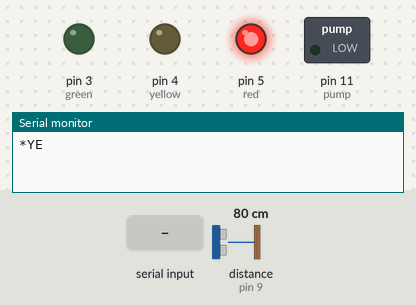
Bench run of a sketch on a simulated Arduino Uno, built with avr-gcc and run on an emulated ATmega328P. Shown: switched loads named in the sketch (green lamp = pin HIGH), output pins drawn as LEDs (lit = HIGH), the last lines printed to the serial monitor. Wiring (inferred from the names in the program): ultrasonic range finder: trigger pin 8; echo pin 9. The test bench sets the inputs (shaded band); at power-on: distance to the obstacle (sensor on pin 9) 80 cm. The echo pulse lasts 58.3 µs per cm; the modem accepts every AT command (registered, SIM ready, sends succeed) and sends nothing else; pins used as bus, display or sensor lines are not drawn.

Above: at 3.2 s.
3.3 s: distance to the obstacle (sensor on pin 9) set to 22 cm
9.9 s: distance to the obstacle (sensor on pin 9) set to 17 cm
At 10.8 s:
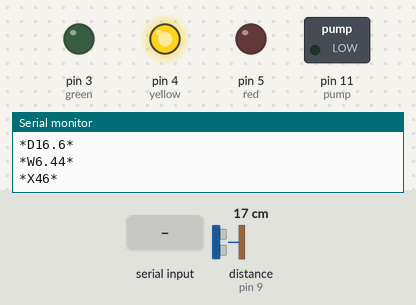
11.6 s: "1" received over Serial
At 12.4 s:
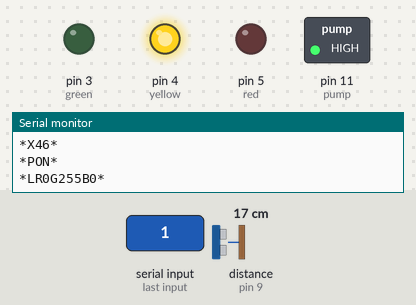
13.2 s: distance to the obstacle (sensor on pin 9) set to 13 cm
At 14.1 s:
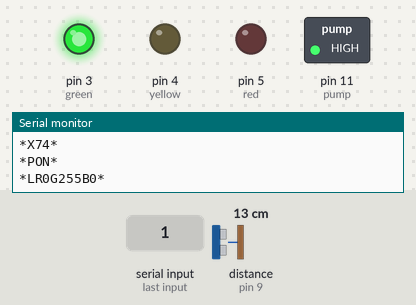
14.8 s: "0" received over Serial
At 15.7 s:
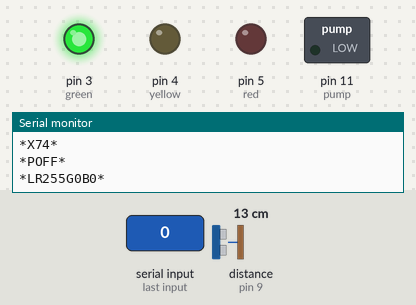
16.4 s: distance to the obstacle (sensor on pin 9) set to 18 cm
At 17.3 s:
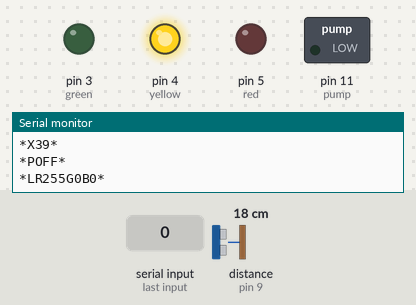
Timing chart, 0 to 19.0 s (numbered marks = the images above; inputs shaded):
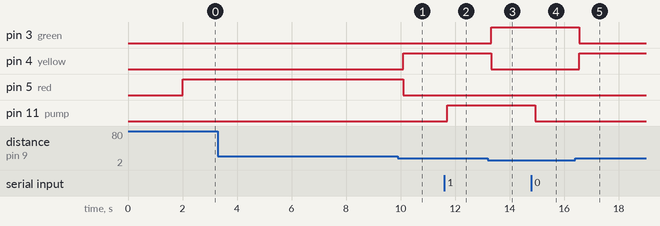

Measured:
- the behaviour switches between 20 and 19 cm on distance to the obstacle (sensor on pin 9) (found by bisection; images 0 and 1)
- the behaviour switches between 15 and 14 cm on distance to the obstacle (sensor on pin 9) (found by bisection; images 2 and 3)
- after the input at 9.9 s, pin 4 (yellow): LOW → HIGH after 0.20 s; pin 5 (red): HIGH → LOW after 0.20 s
- after the input at 11.6 s, pin 11 (pump): LOW → HIGH after 0.11 s
- after the input at 13.2 s, pin 3 (green): LOW → HIGH after 0.12 s; pin 4 (yellow): HIGH → LOW after 0.12 s
- after the input at 14.8 s, pin 11 (pump): HIGH → LOW after 0.14 s
- after the input at 16.4 s, pin 3 (green): HIGH → LOW after 0.15 s; pin 4 (yellow): LOW → HIGH after 0.15 s

The sketch:

GSM.ino
```cpp
#include <SoftwareSerial.h>
SoftwareSerial sim900aSerial(6, 7);  // RX, TX

int trig_pin = 8;
int echo_pin = 9;
int pump = 11;
int green = 3;
int yellow = 4;
int red = 5;
long echotime;   //in micro seconds
float distance;  //in cm
float level;     //in cm
int percentage;  //%
char btd;        //bluetooth data

void setup() {
  Serial.begin(9600);
  pinMode(trig_pin, OUTPUT);
  pinMode(echo_pin, INPUT);
  pinMode(pump, OUTPUT);
  pinMode(green, OUTPUT);
  pinMode(yellow, OUTPUT);
  pinMode(red, OUTPUT);
  digitalWrite(trig_pin, LOW);  //Start with trigger LOW
  sim900aSerial.begin(9600);    //Start serial communication with SIM900A module
  delay(2000);                  //SIM900A initialization
}

void loop() {

  //trigger a pulse-echo measurement
  digitalWrite(trig_pin, HIGH);
  delayMicroseconds(10);
  digitalWrite(trig_pin, LOW);

  //get the result
  echotime = pulseIn(echo_pin, HIGH);
  distance = 0.0001 * ((float)echotime * 340.0) / 2.0;
  level = 23 - distance;
  percentage = round((level / 14) * 100);

  if (percentage <= 5) {
    Serial.println("*YEMPTY*");
    digitalWrite(red, HIGH);
    digitalWrite(yellow, LOW);
    digitalWrite(green, LOW);
  } else if (percentage <= 30) {
    Serial.println("*YLOW*");
    digitalWrite(red, HIGH);
    digitalWrite(yellow, LOW);
    digitalWrite(green, LOW);
  } else if (percentage <= 60) {
    Serial.println("*YMEDIUM*");
    digitalWrite(red, LOW);
    digitalWrite(yellow, HIGH);
    digitalWrite(green, LOW);
  } else if (percentage <= 95) {
    Serial.println("*YHIGH*");
    digitalWrite(red, LOW);
    digitalWrite(yellow, LOW);
    digitalWrite(green, HIGH);
  } else if (percentage <= 100) {
    Serial.println("*YFULL*");
    digitalWrite(red, LOW);
    digitalWrite(yellow, LOW);
    digitalWrite(green, HIGH);
  }

  //send over Bluetooth
  Serial.println("*T" + String(echotime) + "*");
  Serial.println("*D" + String(distance, 1) + "*");
  Serial.println("*W" + String(level) + "*");
  Serial.println("*X" + String(percentage) + "*");

  //recieve over Bluetooth
  if (Serial.available()) {
    btd = Serial.read();
    Serial.println(btd);
  }

  if (percentage <= 5) {
    Serial.begin(9600);
    sim900aSerial.begin(9600);
    delay(2000);
    sim900aSerial.println("AT+CMGF=1");
    delay(1000);
    sim900aSerial.println("AT+CMGS=\"+94714403360\"");
    delay(1000);
    sim900aSerial.println("Warning: Tank EMPTY");
    delay(1000);
    sim900aSerial.write(26);
    delay(1000);
    percentage = 6;
  }

  if (btd == '1') {  //manual pump control
    digitalWrite(pump, HIGH);
    Serial.println("*PON*");
    Serial.println("*LR0G255B0*");
  } else if (btd == '0') {
    digitalWrite(pump, LOW);
    Serial.println("*POFF*");
    Serial.println("*LR255G0B0*");
  } else if (btd == 'A') {  //automatic pump control
    if (percentage <= 10) {
      digitalWrite(pump, HIGH);
      Serial.println("*PON*");
      Serial.println("*LR0G255B0*");
    } else if (percentage >= 100) {
      digitalWrite(pump, LOW);
      Serial.println("*POFF*");
      Serial.println("*LR255G0B0*");
    }
  }


  delay(400);
}
```
